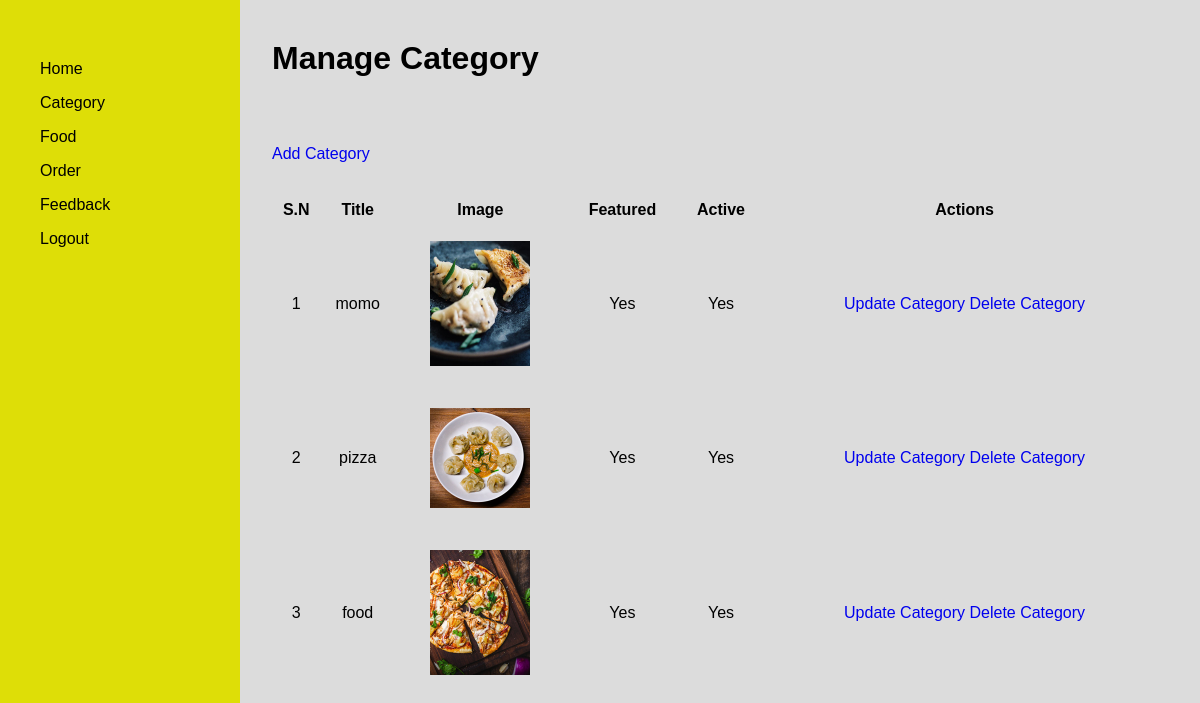
Screenshot of /food-order/admin/manage_user.php with the database file from the repository.
### tables this page shows
CREATE TABLE `tbl_category` (
  `id` int(10) UNSIGNED NOT NULL,
  `title` varchar(100) NOT NULL,
  `image_name` varchar(255) NOT NULL,
  `featured` varchar(10) NOT NULL,
  `active` varchar(10) NOT NULL
);

### food-order/admin/manage_user.php (the view, shortened to what this page needs)
<html>
<body>
    <head>
        <link rel="stylesheet" href="../css/admin.css">
    </head>
    <div class="dashboard-wrapper">
        <?php
                include('partials/menu.php');
            ?>
        <div class="dashboard-content">
            <div class="container">
                <h1>Manage Category</h1>
                <br><br>
                <a href="<?php echo SITEURL;?>admin/add-category.php" class="btn-add">Add Category</a>
                <br /><br /><br />
                <table class="tbl-full">
                    <tr>
                        <th>S.N</th>
                        <th>Title</th>
                        <th>Image</th>
                        <th>Featured</th>
                        <th>Active</th>
                        <th>Actions</th>
                    </tr>
                    <?php
                $sql = "SELECT * FROM tbl_category";
                $res = mysqli_query($conn, $sql);
                $count =mysqli_num_rows($res);
                $sn=1;
                    if($count>0)
                    {
                        while($row=mysqli_fetch_assoc($res))
                        {
                            $id = $row['id'];
                            $title = $row['title'];
                            $image_name = $row['image_name'];
                            $featured = $row['featured'];
                            $active = $row['active'];
                            ?>
                    <tr>
                        <td> <?php echo $sn++;?></td>
                        <td><?php echo $title;?></td>
                        <td>
                            <?php
                                    if($image_name!="")
                                    {
                                        ?>
                            <img src="<?php echo SITEURL; ?>images/category/<?php echo $image_name;?>" width="100px">
                            <?php
                                    }
                                    else
                                    {
                                        echo"<div style='color:red'>Image not added.</div>";
                                    }
                                    ?>
                        </td>
                        <td><?php echo $featured;?></td>
                        <td><?php echo $active;?></td>
                        <td>
                            <a href="<?php echo SITEURL; ?>admin/update-category.php?id=<?php echo $id;?>"
                                class="btn-primary">Update Category</a>
                            <a href="<?php echo SITEURL; ?>admin/delete-category.php?id=<?php echo $id;?>&image_name=<?php echo $image_name;?>"
                                class="btn-danger">Delete Category</a>
                        </td>
                    </tr>
                    <?php
                        }
                    }
            ?>
                </table>
            </div>
        </div>
    </div>
</body>
</html>

### food-order/admin/partials/menu.php
<nav class="dashboard-nav">
    <ul>
        <li><a href="index.php">Home</a></li>
        <li><a href="manage-category.php">Category</a></li>
        <li><a href="manage-food.php">food</a></li>
        <li><a href="manage-order.php">Order</a></li>
        <li><a href="manage-feedback.php">Feedback</a></li>
        <li><a href="logout.php">Logout</a></li>
    </ul>
</nav>

### food-order/css/admin.css (style rules this page uses)
* { box-sizing: border-box; margin: 0; padding: 0; font-family: Arial, Helvetica, sans-serif; }
a { text-decoration: none; }
table { width: 100%; }
table td { text-align: center; padding: 20px 0; }
.dashboard-wrapper { display: flex; height: 100%; }
.dashboard-nav { flex: none; width: 240px; padding: 60px 40px; background: rgb(222, 222, 7); }
.dashboard-content { background: gainsboro; width: 100%; padding: 40px 32px; }
.dashboard-nav ul { list-style: none; text-transform: capitalize; }
.dashboard-nav ul > li:not(:last-child) { margin-bottom: 1rem; }
.dashboard-nav a { display: block; color: black; font-weight: 500; }
.dashboard-content h1 { margin-bottom: 32px; }

### rows the page displays
tbl_category: title "momo", image_name (picture), featured "Yes", active "Yes"
tbl_category: title "pizza", image_name (picture), featured "Yes", active "Yes"
tbl_category: title "food", image_name (picture), featured "Yes", active "Yes"
